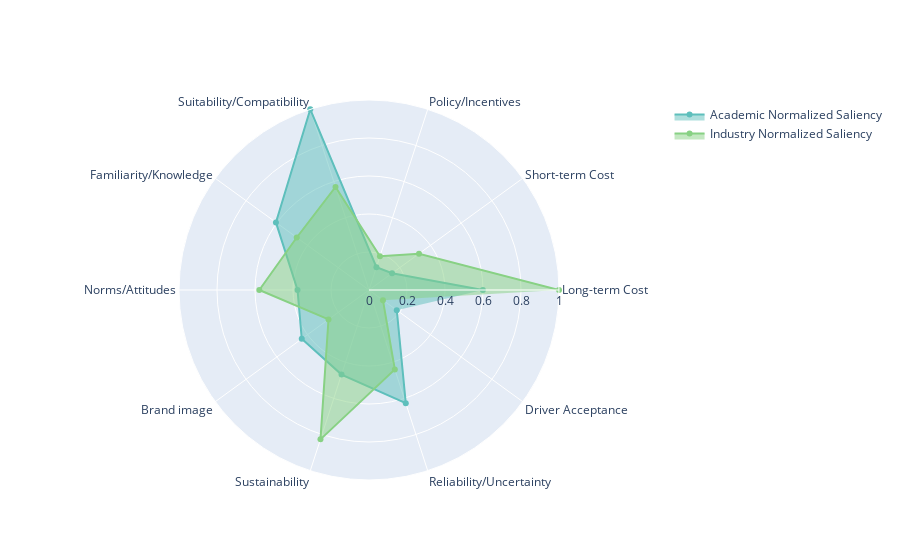

Here is the notebook cell this chart was saved with:
### Markdown cell above
## Plotly Radar

### Code cell
categories = display_key
fig = go.Figure()

fig.add_trace(go.Scatterpolar(
    r = saliency_comparison_df['Academic_Normalized_Saliency'],
    theta = categories,
    fill = 'toself',
    name = 'Academic Normalized Saliency',
    line_color = '#5ebfbc',
))

fig.add_trace(go.Scatterpolar(
    r= saliency_comparison_df['Industry_Normalized_Saliency'],
    theta = categories,
    fill = 'toself',
    #fillcolor = '#88d184',
    line_color = '#88d184',
    name = 'Industry Normalized Saliency'
))

fig.update_layout(
    polar = dict(
        radialaxis = dict(
            visible = True,
            range = [0,1]
        )
    )
)

### Figure 1 — Plotly figure (JSON) as saved in the notebook; plotly's stock layout.template omitted (floating-point values rounded to 4 significant figures)
{"data": [{"fill": "toself", "line": {"color": "#5ebfbc"}, "name": "Academic Normalized Saliency", "r": [0.5992, 0.15, 0.1265, 1, 0.6055, 0.3761, 0.4375, 0.4679, 0.6264, 0.1807], "theta": ["Long-term Cost", "Short-term Cost", "Policy/Incentives", "Suitability/Compatibility", "Familiarity/Knowledge", "Norms/Attitudes", "Brand image", "Sustainability", "Reliability/Uncertainty", "Driver Acceptance"], "type": "scatterpolar"}, {"fill": "toself", "line": {"color": "#88d184"}, "name": "Industry Normalized Saliency", "r": [1, 0.3253, 0.1864, 0.5703, 0.4701, 0.5773, 0.2635, 0.8266, 0.4395, 0.09068], "theta": ["Long-term Cost", "Short-term Cost", "Policy/Incentives", "Suitability/Compatibility", "Familiarity/Knowledge", "Norms/Attitudes", "Brand image", "Sustainability", "Reliability/Uncertainty", "Driver Acceptance"], "type": "scatterpolar"}], "layout": {"polar": {"radialaxis": {"range": [0, 1], "visible": true}}}}
